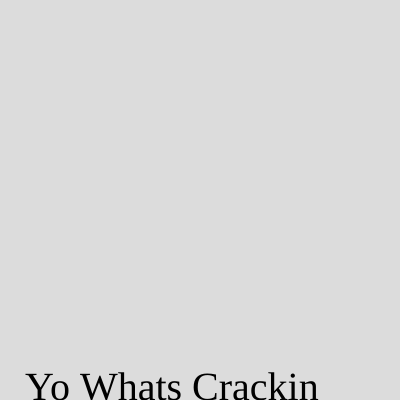
Frame 1 (no input)
Frame 60 (no input): identical to frame 1, image omitted
Frame 120 (the mouse pressed at the canvas centre since frame 60): identical to frame 1, image omitted

The p5.js sketch that drew this single still picture (run headless with seeded random() and noise() and a simulated clock; from frame 60 on, the mouse is pressed at the canvas centre):

// p5.js sketch
// ── sketch.js
function setup() {
  createCanvas(400, 400);
}

function draw() {
  background(220);
  textSize(40);
  textFont("Lacquer");
  text("Yo Whats Crackin", 25, height)
}
